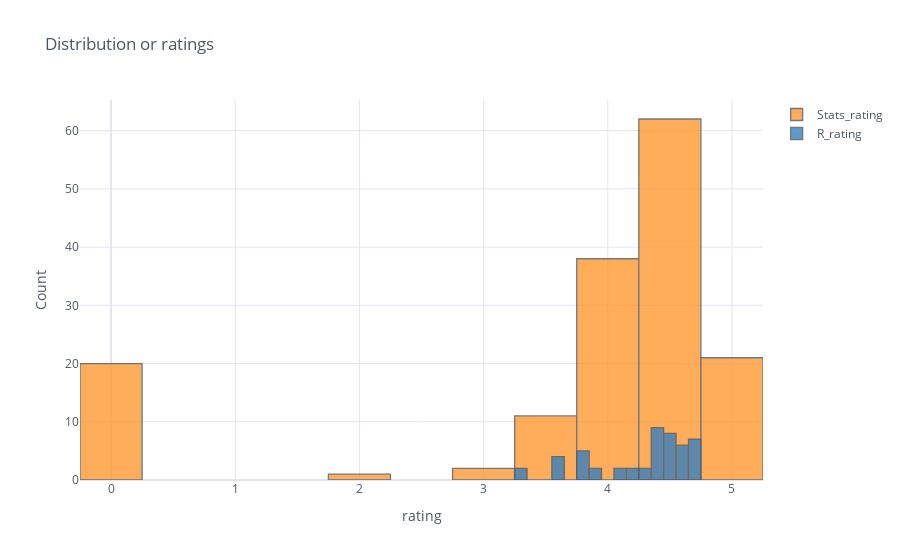

Write notebook code for a chart like this one.
### Code cell
Stat_R_Udemy["Stats_rating"]=Stat_R_Udemy[Stat_R_Udemy["topic"]=="Statistics"]["rating"]
Stat_R_Udemy["R_rating"]=Stat_R_Udemy[Stat_R_Udemy["topic"]=="R_programming"]["rating"]
Stat_R_Udemy[["Stats_rating","R_rating"]].iplot(kind="histogram", bins=20, theme="white", title="Distribution or ratings",
         xTitle='rating', yTitle='Count')

### Figure 1 — Plotly figure (JSON) as saved in the notebook; plotly's stock layout.template omitted (floating-point values rounded to 4 significant figures; data arrays with more than 128 entries replaced by an {"elided": "..."} marker saying what was removed)
{"data": [{"histfunc": "count", "histnorm": "", "marker": {"color": "rgba(255, 153, 51, 1.0)", "line": {"color": "#4D5663", "width": 1.3}}, "name": "Stats_rating", "nbinsx": 20, "opacity": 0.8, "orientation": "v", "type": "histogram", "x": {"elided": "158 float values"}}, {"histfunc": "count", "histnorm": "", "marker": {"color": "rgba(55, 128, 191, 1.0)", "line": {"color": "#4D5663", "width": 1.3}}, "name": "R_rating", "nbinsx": 20, "opacity": 0.8, "orientation": "v", "type": "histogram", "x": {"elided": "158 float values"}}], "layout": {"barmode": "overlay", "legend": {"bgcolor": "#FFFFFF", "font": {"color": "#4D5663"}}, "paper_bgcolor": "#FFFFFF", "plot_bgcolor": "#FFFFFF", "title": {"font": {"color": "#4D5663"}, "text": "Distribution or ratings"}, "xaxis": {"gridcolor": "#E1E5ED", "showgrid": true, "tickfont": {"color": "#4D5663"}, "title": {"font": {"color": "#4D5663"}, "text": "rating"}, "zerolinecolor": "#E1E5ED"}, "yaxis": {"gridcolor": "#E1E5ED", "showgrid": true, "tickfont": {"color": "#4D5663"}, "title": {"font": {"color": "#4D5663"}, "text": "Count"}, "zerolinecolor": "#E1E5ED"}}}
